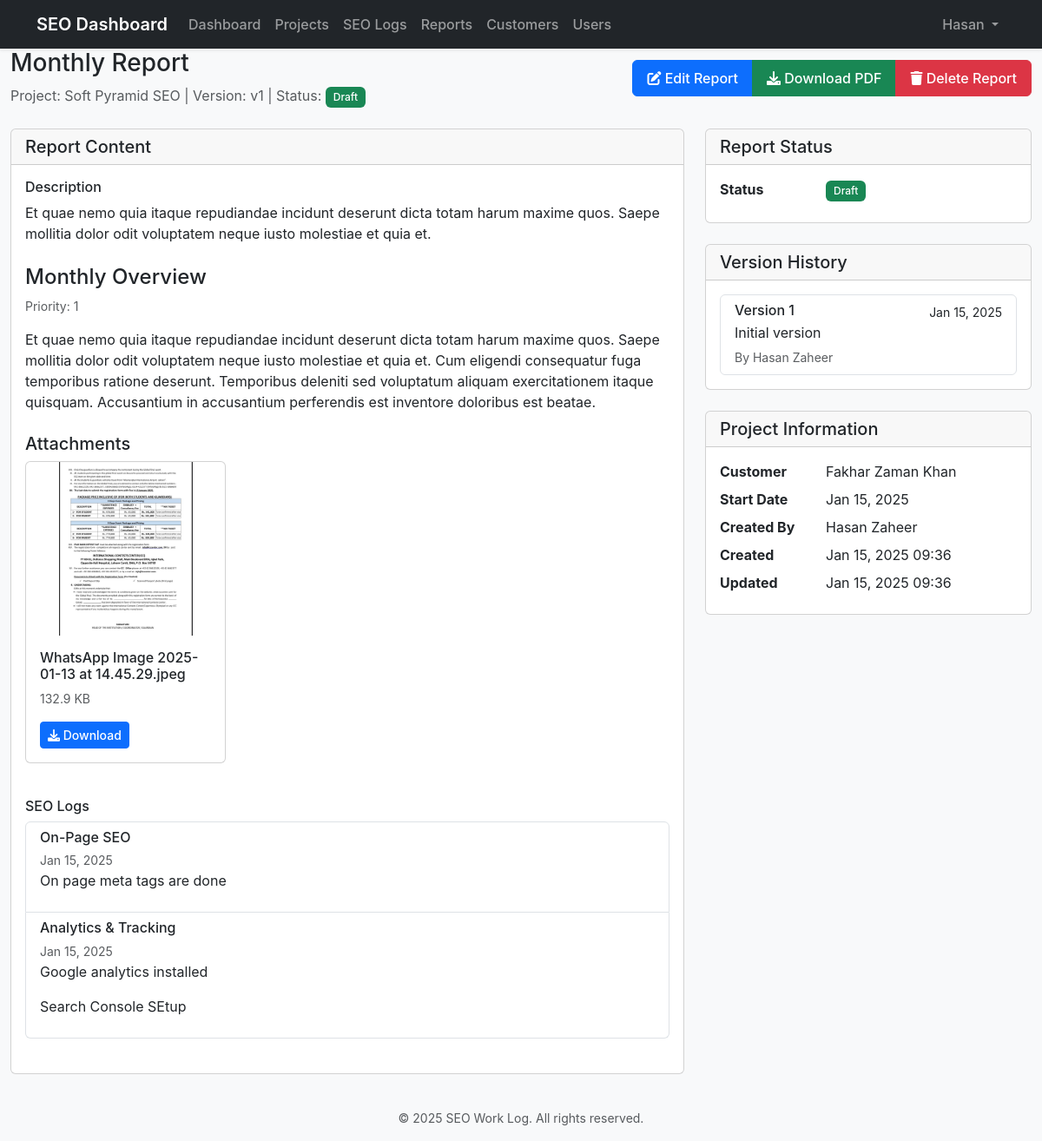
The app's page /reports/10/ (signed in), older data.
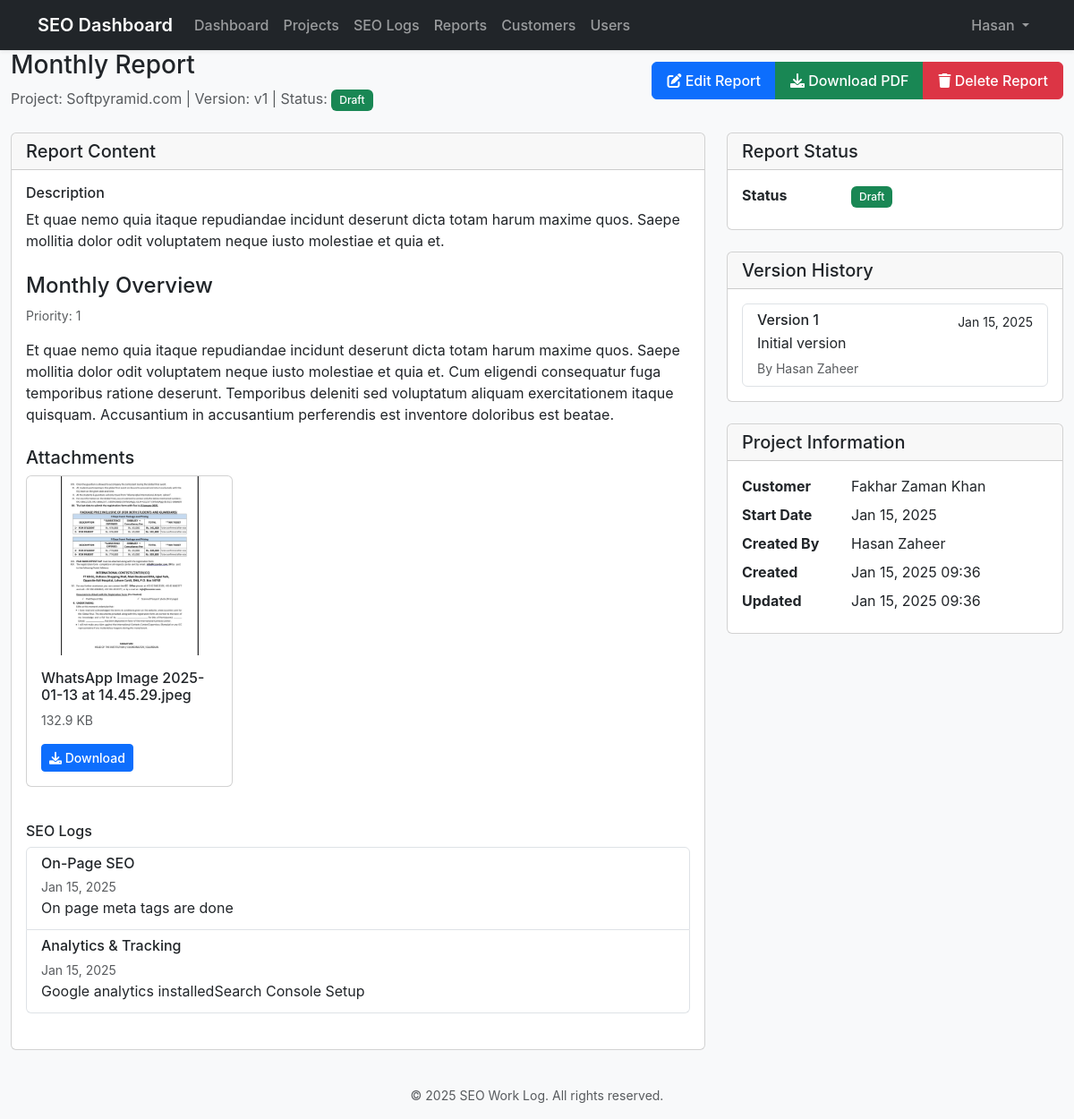
The same page, newer data.
### core/models.py (models this page shows, shortened)
class Report(models.Model):
    STATUS_CHOICES = [
        ('draft', 'Draft'),
        ('in_review', 'In Review'),
        ('approved', 'Approved'),
        ('published', 'Published'),
        ('archived', 'Archived')
    ]
    project = models.ForeignKey(Project, on_delete=models.CASCADE)
    title = models.CharField(max_length=200)
    description = models.TextField(blank=True)
    sections = models.ManyToManyField(ReportSection, through='ReportSectionOrder')
    created_by = models.ForeignKey(CustomUser, on_delete=models.SET_NULL, null=True)
    created_at = models.DateTimeField(auto_now_add=True)
    updated_at = models.DateTimeField(auto_now=True)
    version = models.PositiveIntegerField(default=1)
    status = models.CharField(max_length=20, choices=STATUS_CHOICES, default='draft')
    is_template = models.BooleanField(default=False)
    publish_date = models.DateField(null=True, blank=True)
    last_reviewed_by = models.ForeignKey(
        CustomUser,
        on_delete=models.SET_NULL,
        null=True,
        blank=True,
        related_name='reviewed_reports'
    )
    last_reviewed_at = models.DateTimeField(null=True, blank=True)
    review_notes = models.TextField(blank=True)
    class Meta:
        ordering = ['-created_at']
    def can_edit(self, user):
        return (
            user.role == 'admin' or
            (user.role == 'provider' and self.status == 'draft' and user == self.created_by)
        )
    def can_review(self, user):
        return user.role == 'admin' and self.status == 'in_review'
    def can_publish(self, user):
        return user.role == 'admin' and self.status == 'approved'

class Project(models.Model):
    customer = models.ForeignKey(Customer, on_delete=models.CASCADE)
    name = models.CharField(max_length=255)
    description = models.TextField()
    url = models.URLField(max_length=255, blank=True, help_text="Project website URL")
    start_date = models.DateField()
    end_date = models.DateField(null=True, blank=True)
    is_active = models.BooleanField(default=True)
    created_at = models.DateTimeField(auto_now_add=True)
    updated_at = models.DateTimeField(auto_now=True)
    providers = models.ManyToManyField(CustomUser, related_name='assigned_projects', blank=True, limit_choices_to={'role': 'provider'})

class SEOLog(models.Model):
    WORK_TYPE_CHOICES = [
        ('on_page', 'On-Page SEO'),
        ('off_page', 'Off-Page SEO'),
        ('technical', 'Technical SEO'),
        ('content', 'Content Optimization'),
        ('analytics', 'Analytics & Tracking'),
        ('other', 'Other'),
    ]
    project = models.ForeignKey(Project, on_delete=models.CASCADE)
    date = models.DateField()
    created_by = models.ForeignKey(CustomUser, on_delete=models.CASCADE, related_name='created_logs')
    work_type = models.CharField(max_length=20, choices=WORK_TYPE_CHOICES, default='other')
    description = models.TextField(default='', blank=True)
    providers = models.ManyToManyField(CustomUser, related_name='assigned_logs', blank=True)
    created_at = models.DateTimeField(auto_now_add=True, null=True)
    updated_at = models.DateTimeField(auto_now=True, null=True)
    class Meta:
        ordering = ['-date']
        verbose_name = 'SEO Log'
        verbose_name_plural = 'SEO Logs'

class Customer(models.Model):
    name = models.CharField(max_length=255)
    email = models.EmailField(unique=True)
    website = models.URLField()
    logo = models.ImageField(upload_to='logos/', null=True, blank=True)
    is_active = models.BooleanField(default=True)
    created_at = models.DateTimeField(auto_now_add=True)
    updated_at = models.DateTimeField(auto_now=True)

class CustomUser(AbstractUser):
    ROLE_CHOICES = [
        ('admin', 'Administrator'),
        ('provider', 'Provider'),
        ('customer', 'Customer'),
    ]
    role = models.CharField(max_length=10, choices=ROLE_CHOICES, default='customer')
    def get_full_name(self):
        full_name = f"{self.first_name} {self.last_name}".strip()
        return full_name if full_name else self.username

### core/views.py (the view)
# urls.py: path('reports/<int:pk>/', views.report_detail, name='report_detail'),
@login_required
def report_detail(request, pk):
    report = get_object_or_404(Report, pk=pk)
    if request.user.role == 'customer' and report.project.customer.email != request.user.email:
        return HttpResponseForbidden()
    elif request.user.role == 'provider' and request.user not in report.project.providers.all():
        return HttpResponseForbidden()
    sections = report.sections.all().order_by('reportsectionorder__order')
    versions = report.versions.all()
    context = {
        'title': report.title,
        'report': report,
        'sections': sections,
        'versions': versions,
        'can_edit': report.can_edit(request.user),
        'can_review': report.can_review(request.user),
        'can_publish': report.can_publish(request.user),
        'is_admin': request.user.role == 'admin'
    }
    return render(request, 'core/report_detail.html', context)

### core/models.py (called while the page is built)
    @property
    def file_size_formatted(self):
        size = self.file_size
        for unit in ['B', 'KB', 'MB', 'GB']:
            if size < 1024:
                return f"{size:.1f} {unit}"
            size /= 1024
        return f"{size:.1f} TB"

### core/templates/core/report_detail.html (shortened to what the changed rows need)
{% extends 'core/base.html' %}
{% load static %}
{% block content %}
<div class="container-fluid">
    <div class="d-flex justify-content-between align-items-center mb-4">
        <div>
            <h1 class="h3">{{ report.title }}</h1>
            <p class="text-muted mb-0">
                Project: {{ report.project.name }} |
                Version: v{{ report.version }} |
                Status: <span class="badge bg-{{ report.status|yesno:'success,warning' }}">{{ report.get_status_display }}</span>
            </p>
        </div>
    </div>
    <div class="row">
        <div class="col-md-8">
            <div class="card mb-4">
                <div class="card-body">
                    {% if report.description %}
                    <div class="report-description mb-4">
                        <h6>Description</h6>
                        {{ report.description|linebreaks }}
                    </div>
                    {% endif %}
                    {% for section in sections %}
                    <div class="report-section mb-4">
                        <h4>{{ section.title }}</h4>
                        <p class="text-muted small">Priority: {{ section.priority }}</p>
                        <div class="section-content mb-4">
                            {{ section.content|safe|striptags }}
                        </div>
                        {% if section.attachments.exists %}
                        <div class="section-attachments mb-4">
                            <h5>Attachments</h5>
                            <div class="row">
                                {% for attachment in section.attachments.all %}
                                <div class="col-md-4 mb-3">
                                    <div class="card">
                                        {% if attachment.file_type == 'image' %}
                                        <img src="{{ attachment.file.url }}" class="card-img-top" alt="{{ attachment.title }}" style="object-fit: contain; height: 200px;">
                                        {% else %}
                                        <div class="card-body text-center">
                                            <i class="fas fa-file fa-3x text-primary"></i>
                                        </div>
                                        {% endif %}
                                        <div class="card-body">
                                            <h6 class="card-title">{{ attachment.title }}</h6>
                                            <p class="card-text small text-muted">{{ attachment.file_size_formatted }}</p>
                                            <a href="{% url 'attachment_download' attachment.pk %}" class="btn btn-sm btn-primary">
                                                <i class="fas fa-download"></i> Download
                                            </a>
                                        </div>
                                    </div>
                                </div>
                                {% endfor %}
                            </div>
                        </div>
                        {% endif %}
                        {% if section.seo_logs.exists %}
                        <div class="seo-logs mt-3">
                            <h6>SEO Logs</h6>
                            <div class="list-group">
                                {% for log in section.seo_logs.all %}
                                <div class="list-group-item">
                                    <div class="d-flex justify-content-between align-items-center">
                                        <div>
                                            <h6 class="mb-1">{{ log.get_work_type_display }}</h6>
                                            <small class="text-muted">{{ log.date|date:"M d, Y" }}</small>
                                        </div>
                                    </div>
                                    <div class="mb-1">{{ log.description|safe }}</div>
                                </div>
                                {% endfor %}
                            </div>
                        </div>
                        {% endif %}
                    </div>
                    {% empty %}
                    <p class="text-center text-muted">No content sections found.</p>
                    {% endfor %}
                </div>
            </div>
        </div>
        <div class="col-md-4">
            <div class="card mb-4">
                <div class="card-body">
                    <dl class="row mb-0">
                        <dd class="col-sm-8">
                            <span class="badge bg-{{ report.status|yesno:'success,warning' }}">
                                {{ report.get_status_display }}
                            </span>
                        </dd>
                    </dl>
                </div>
            </div>
            <div class="card">
                <div class="card-body">
                    <dl class="row mb-0">
                        <dt class="col-sm-4">Customer</dt>
                        <dd class="col-sm-8">{{ report.project.customer.name }}</dd>
                        <dt class="col-sm-4">Start Date</dt>
                        <dd class="col-sm-8">{{ report.project.start_date|date:"M d, Y" }}</dd>
                        <dt class="col-sm-4">Created By</dt>
                        <dd class="col-sm-8">{{ report.created_by.get_full_name|default:report.created_by.email }}</dd>
                        <dt class="col-sm-4">Created</dt>
                        <dd class="col-sm-8">{{ report.created_at|date:"M d, Y H:i" }}</dd>
                        <dt class="col-sm-4">Updated</dt>
                        <dd class="col-sm-8">{{ report.updated_at|date:"M d, Y H:i" }}</dd>
                    </dl>
                </div>
            </div>
        </div>
    </div>
</div>
{% endblock %}

Row changes from the older to the newer data that the page shows:
changed through a linked row, Report "Monthly Report": project.name "Soft Pyramid SEO" → "Softpyramid.com"
changed SEOLog "Analytics & Tracking": description "Google analytics installed Search Console SEtup" → "Google analytics installedSearch Console Setup"
